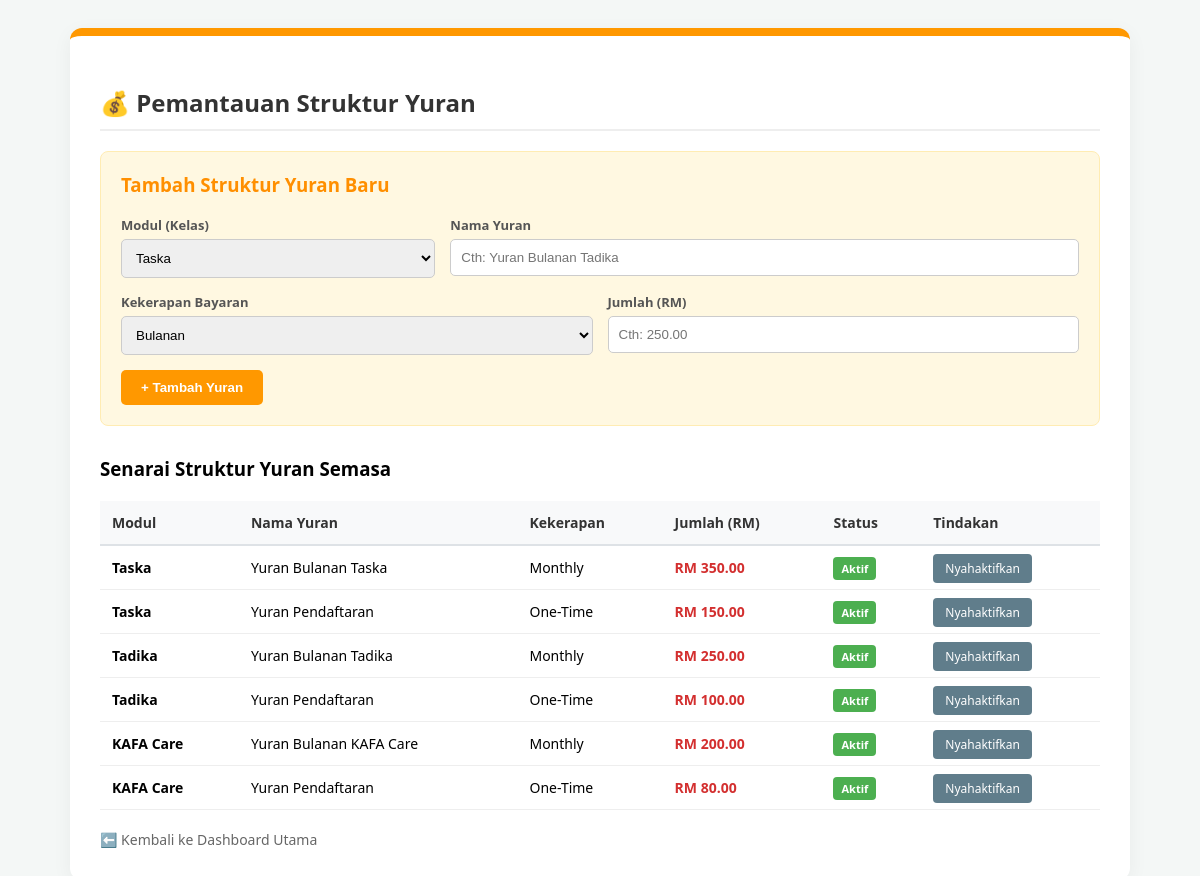
Page /admin_fees.php (signed in) on the committed database.
### tables this page shows
CREATE TABLE `fee_structures` (
  `id` INT(11) NOT NULL AUTO_INCREMENT,
  `module` ENUM('Taska','Tadika','KAFA Care') NOT NULL,
  `fee_name` VARCHAR(100) NOT NULL,
  `amount` DECIMAL(10,2) NOT NULL,
  `frequency` ENUM('Monthly','Yearly','One-Time') DEFAULT 'Monthly',
  `is_active` TINYINT(1) DEFAULT 1,
  `created_at` TIMESTAMP NOT NULL DEFAULT CURRENT_TIMESTAMP,
  PRIMARY KEY (`id`)
);

### admin_fees.php (the view, shortened to what this page needs)
<?php
require 'db.php';
$sql_fees = "SELECT * FROM fee_structures ORDER BY module ASC, fee_name ASC";
$result = $conn->query($sql_fees);
?>
<!DOCTYPE html>
<html lang="ms">
<head>
</head>
<body>
    <div class="container">
        <h2>💰 Pemantauan Struktur Yuran</h2>
        <div style="background: #fff8e1; padding: 20px; border-radius: 8px; margin-bottom: 30px; border: 1px solid #ffecb3;">
            <h3 style="margin-top:0; color:#ff8f00;">Tambah Struktur Yuran Baru</h3>
            <form method="POST">
                <div class="form-row">
                    <div class="form-group">
                        <label>Modul (Kelas)</label>
                        <select name="module" required>
                            <option value="Taska">Taska</option>
                        </select>
                    </div>
                    <div class="form-group" style="flex: 2;">
                        <label>Nama Yuran</label>
                        <input type="text" name="fee_name" required placeholder="Cth: Yuran Bulanan Tadika">
                    </div>
                </div>
                <div class="form-row">
                    <div class="form-group">
                        <label>Kekerapan Bayaran</label>
                        <select name="frequency" required>
                            <option value="Monthly">Bulanan</option>
                        </select>
                    </div>
                    <div class="form-group">
                        <label>Jumlah (RM)</label>
                        <input type="number" step="0.01" name="amount" required placeholder="Cth: 250.00">
                    </div>
                </div>
                <button type="submit" name="add_fee">+ Tambah Yuran</button>
            </form>
        </div>
        <h3>Senarai Struktur Yuran Semasa</h3>
        <table>
            <thead>
                <tr>
                    <th>Modul</th>
                    <th>Nama Yuran</th>
                    <th>Kekerapan</th>
                    <th>Jumlah (RM)</th>
                    <th>Status</th>
                    <th>Tindakan</th>
                </tr>
            </thead>
            <tbody>
                <?php if ($result && $result->num_rows > 0): ?>
                    <?php while ($row = $result->fetch_assoc()): ?>
                        <tr>
                            <td><strong><?php echo htmlspecialchars($row['module']); ?></strong></td>
                            <td><?php echo htmlspecialchars($row['fee_name']); ?></td>
                            <td><?php echo htmlspecialchars($row['frequency']); ?></td>
                            <td style="color: #d32f2f; font-weight: bold;">RM <?php echo number_format($row['amount'], 2); ?></td>
                            <td>
                                <?php if ($row['is_active']): ?>
                                    <span class="badge bg-active">Aktif</span>
                                <?php else: ?>
                                    <span class="badge bg-inactive">Tidak Aktif</span>
                                <?php endif; ?>
                            </td>
                            <td>
                                <a href="?toggle_active=<?php echo $row['id']; ?>" class="btn-toggle">
                                    <?php echo $row['is_active'] ? 'Nyahaktifkan' : 'Aktifkan'; ?>
                                </a>
                            </td>
                        </tr>
                    <?php endwhile; ?>
                <?php else: ?>
                    <tr><td colspan="6" style="text-align:center; padding:30px; color:#999;">Tiada struktur yuran direkodkan.</td></tr>
                <?php endif; ?>
            </tbody>
        </table>
        <a href="home.php" class="btn-back">⬅️ Kembali ke Dashboard Utama</a>
    </div>
</body>
</html>

### admin_fees.php (style rules this page uses)
body { font-family: 'Segoe UI', sans-serif; background-color: #f4f7f6; padding: 20px; }
.container { background: white; padding: 30px; border-radius: 12px; box-shadow: 0 5px 20px rgba(0,0,0,0.05); max-width: 1000px; margin: auto; border-top: 8px solid #ff9800; }
h2 { color: #333; margin-bottom: 20px; border-bottom: 2px solid #eee; padding-bottom: 10px; }
.form-row { display: flex; gap: 15px; margin-bottom: 15px; }
.form-group { flex: 1; }
label { display: block; margin-bottom: 5px; font-weight: bold; color: #555; font-size: 13px; }
input[type="text"], input[type="number"], select { width: 100%; padding: 10px; border: 1px solid #ccc; border-radius: 5px; box-sizing: border-box; }
button { background: #ff9800; color: white; border: none; padding: 10px 20px; border-radius: 5px; cursor: pointer; font-weight: bold; }
table { width: 100%; border-collapse: collapse; font-size: 14px; margin-top: 20px; }
th { background-color: #f8f9fa; padding: 12px; text-align: left; border-bottom: 2px solid #dee2e6; color: #333; }
td { padding: 12px; border-bottom: 1px solid #eee; vertical-align: middle; }
.badge { padding: 4px 8px; border-radius: 4px; font-size: 11px; font-weight: bold; color: white; }
.bg-active { background: #4caf50; }
.btn-toggle { background: #607d8b; color: white; padding: 6px 12px; text-decoration: none; border-radius: 4px; font-size: 12px; }
.btn-back { display: inline-block; margin-top: 20px; text-decoration: none; color: #666; font-size: 14px; }

### rows in the picture
fee_structures: module "Taska", fee_name "Yuran Bulanan Taska", frequency "Monthly", amount "350.00", is_active "Aktif"
fee_structures: module "Taska", fee_name "Yuran Pendaftaran", frequency "One-Time", amount "150.00", is_active "Aktif"
fee_structures: module "Tadika", fee_name "Yuran Bulanan Tadika", frequency "Monthly", amount "250.00", is_active "Aktif"
fee_structures: module "Tadika", fee_name "Yuran Pendaftaran", frequency "One-Time", amount "100.00", is_active "Aktif"
fee_structures: module "KAFA Care", fee_name "Yuran Bulanan KAFA Care", frequency "Monthly", amount "200.00", is_active "Aktif"
fee_structures: module "KAFA Care", fee_name "Yuran Pendaftaran", frequency "One-Time", amount "80.00", is_active "Aktif"
